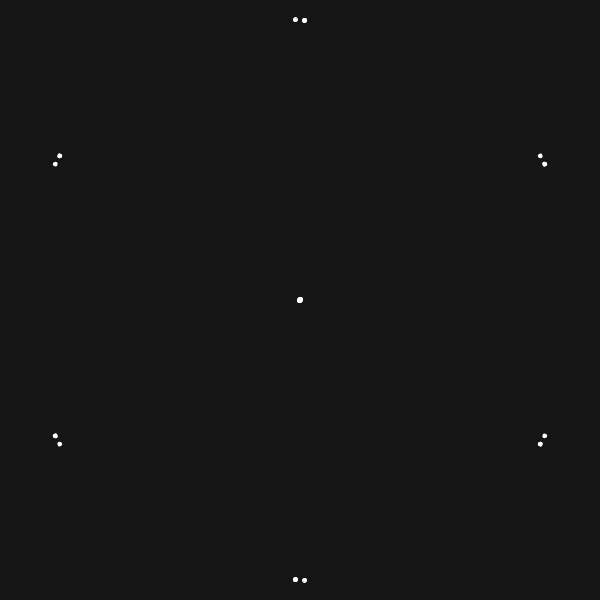
Frame 1 (no input)
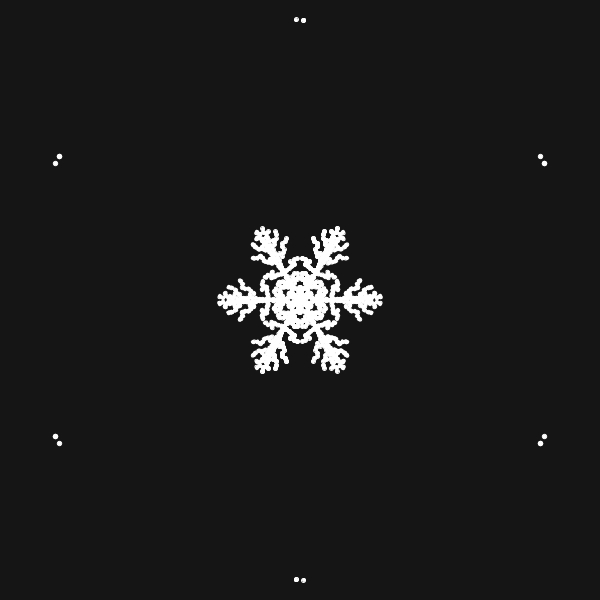
Frame 60 (the mouse pressed at the canvas centre just before this capture)
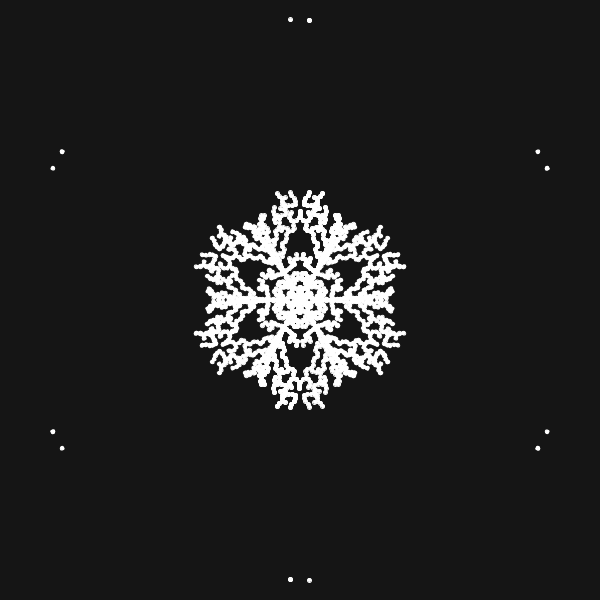
Frame 120 (the mouse held since frame 60 and released just before this capture)

The Processing sketch that drew these frames (run headless with seeded random() and noise(); from frame 60 on, the mouse is pressed at the canvas centre):

// Processing sketch: Brownian_Tree_Snowflake
// ── Brownian_Tree_Snowflake.pde
Particle p;

ArrayList<Particle> snowflake;

void setup() {
  size(600, 600);
  //fullScreen();
  background(21);

  snowflake = new ArrayList<Particle>();
  p = new Particle(width/2 - 20, random(10));
}

void draw() {
  background(21);
  translate(width/2, height/2);
  rotate(PI/6);




  while (!p.finished() && !p.intersects(snowflake)) {
    p.update();
  }
  snowflake.add(p);
  p = new Particle(width/2 - 20, random(10));

  for (int i = 0; i < 6; i++) {
    rotate(PI/3);
    p.show();
    for (Particle c : snowflake) {
      c.show();
    }

    p.show();
    for (Particle c : snowflake) {
      if (c.pos.x > width/2 - 21) {
          snowflake = new ArrayList<Particle>();
        }
      c.show();
    }

    pushMatrix();
    scale(1, -1);
    p.show();
    for (Particle c : snowflake) {
      c.show();
    }
    popMatrix();
  }
}

// ── particle.pde


class Particle {
  PVector pos;
  int r;
  Particle(float x, float y) {
    pos = new PVector(x, y);
    r = 2;
  }

  void update() {
    pos.x -= 1;
    pos.y += random(-3, 3);

    float angle = pos.heading();
    angle = constrain(angle, 0, PI/6);
    float magnitude = pos.mag();
    pos = PVector.fromAngle(angle);
    pos.setMag(magnitude);
  }

  void show() {
    fill(255);
    stroke(255);
    ellipse(pos.x, pos.y, r*2, r*2);
  }

  boolean finished() {
    return(pos.x < 1);
  }

  boolean intersects(ArrayList<Particle> snowflake) {
    for (Particle p : snowflake) {
      float d = dist(p.pos.x, p.pos.y, pos.x, pos.y);
      if (d < r*2) {
        return true;
      }
    }

    return false;
  }
}
